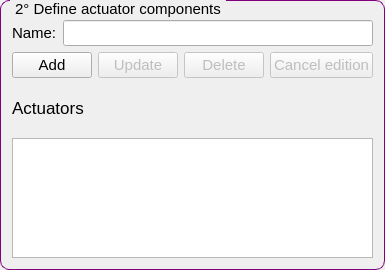
                   <widget class="QGroupBox" name="groupBox_3">
                    <property name="minimumSize">
                     <size>
                      <width>0</width>
                      <height>270</height>
                     </size>
                    </property>
                    <property name="maximumSize">
                     <size>
                      <width>16777215</width>
                      <height>270</height>
                     </size>
                    </property>
                    <property name="styleSheet">
                     <string notr="true">QGroupBox {
    border: 1px solid purple;
    border-radius: 9px;
    margin-top: 0.5em;
    font-size: 15px;
}

QGroupBox::title {
    subcontrol-origin: margin;
    left: 10px;
    padding: 0 3px 0 3px;
}</string>
                    </property>
                    <property name="title">
                     <string>2° Define actuator components</string>
                    </property>
                    <layout class="QGridLayout" name="gridLayout_31">
                     <item row="0" column="0">
                      <layout class="QVBoxLayout" name="verticalLayout_29">
                       <property name="topMargin">
                        <number>8</number>
                       </property>
                       <property name="rightMargin">
                        <number>0</number>
                       </property>
                       <item>
                        <layout class="QHBoxLayout" name="horizontalLayout_28">
                         <item>
                          <widget class="QLabel" name="label_23">
                           <property name="font">
                            <font>
                             <pointsize>11</pointsize>
                            </font>
                           </property>
                           <property name="text">
                            <string>Name:</string>
                           </property>
                          </widget>
                         </item>
                         <item>
                          <widget class="QLineEdit" name="lineedit_name_actuator">
                           <property name="font">
                            <font>
                             <pointsize>11</pointsize>
                            </font>
                           </property>
                          </widget>
                         </item>
                        </layout>
                       </item>
                       <item>
                        <layout class="QHBoxLayout" name="horizontalLayout_56">
                         <item>
                          <widget class="QPushButton" name="button_add_actuator">
                           <property name="font">
                            <font>
                             <pointsize>11</pointsize>
                            </font>
                           </property>
                           <property name="text">
                            <string>Add</string>
                           </property>
                          </widget>
                         </item>
                         <item>
                          <widget class="QPushButton" name="button_update_actuator">
                           <property name="enabled">
                            <bool>false</bool>
                           </property>
                           <property name="font">
                            <font>
                             <pointsize>11</pointsize>
                            </font>
                           </property>
                           <property name="text">
                            <string>Update</string>
                           </property>
                          </widget>
                         </item>
                         <item>
                          <widget class="QPushButton" name="button_delete_actuator">
                           <property name="enabled">
                            <bool>false</bool>
                           </property>
                           <property name="font">
                            <font>
                             <pointsize>11</pointsize>
                            </font>
                           </property>
                           <property name="text">
                            <string>Delete</string>
                           </property>
                          </widget>
                         </item>
                         <item>
                          <widget class="QPushButton" name="button_cancel_actuator">
                           <property name="enabled">
                            <bool>false</bool>
                           </property>
                           <property name="font">
                            <font>
                             <pointsize>11</pointsize>
                            </font>
                           </property>
                           <property name="text">
                            <string>Cancel edition</string>
                           </property>
                          </widget>
                         </item>
                        </layout>
                       </item>
                       <item>
                        <widget class="QLabel" name="label_25">
                         <property name="font">
                          <font>
                           <pointsize>13</pointsize>
                          </font>
                         </property>
                         <property name="text">
                          <string>Actuators</string>
                         </property>
                         <property name="alignment">
                          <set>Qt::AlignLeading|Qt::AlignLeft|Qt::AlignVCenter</set>
                         </property>
                        </widget>
                       </item>
                       <item>
                        <widget class="QListWidget" name="listwidget_actuator">
                         <property name="minimumSize">
                          <size>
                           <width>0</width>
                           <height>120</height>
                          </size>
                         </property>
                         <property name="maximumSize">
                          <size>
                           <width>16777215</width>
                           <height>120</height>
                          </size>
                         </property>
                         <property name="font">
                          <font>
                           <pointsize>11</pointsize>
                          </font>
                         </property>
                         <property name="alternatingRowColors">
                          <bool>true</bool>
                         </property>
                         <property name="wordWrap">
                          <bool>true</bool>
                         </property>
                        </widget>
                       </item>
                      </layout>
                     </item>
                    </layout>
                   </widget>
